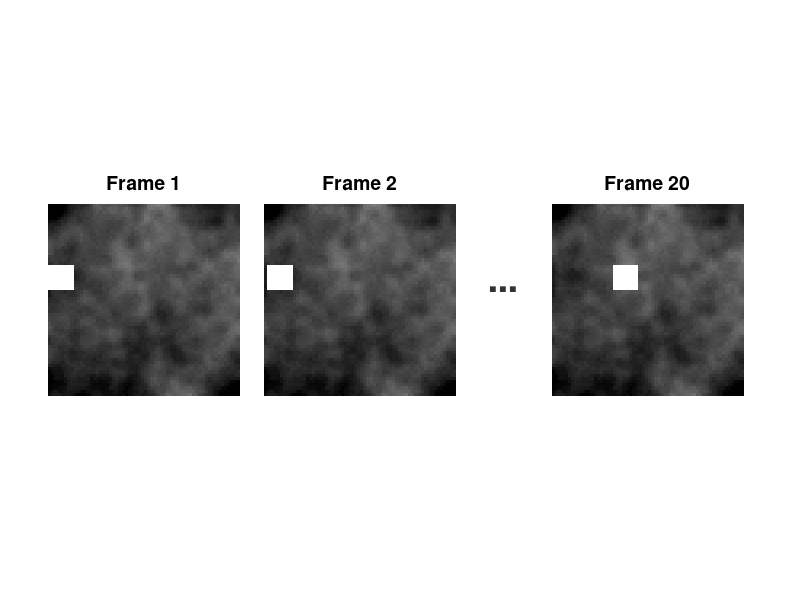

This figure's MATLAB source: (Note: this script raises an error after producing the figure.)
%% ========================================================================
%  FIVE-METHOD FG/BG @ frame 10 (2x5)
%  Methods: FFT-TDMD | Haar-TDMD | Cosine-TDMD | UNF(bcirc) | TTD(bcirc)
% ========================================================================

clear; clc; close all;
rng(1);

%% ---------------- Dimensions ----------------
n = 60; m = 60; T = 20; dt = 1;
r = T-1;
t_show = 10;
t_show = max(1, min(r, t_show));

%% ---------------- Synthetic BG (column-wise Fourier sparse) ----------------
bgBase = 0.25;
Kbg = [3 7 11 17];
ampK = 0.02;
row_phase = 2*pi*rand(n, numel(Kbg));
col_phase = 2*pi*rand(1, numel(Kbg));

%% ---------------- Foreground (moving square) ----------------
sq = 8;
row0 = 20;
col0 = 1;
col_speed = 1;
fgVal = 0.95;

%% ---------------- omega thresholds (BG = omega ~ 0) ----------------
tau_re = 2e-3;
tau_im = 0.02;

%% ---------------- TTD settings ----------------
hasTT = (exist('tt_matrix','file')==2) || (exist('tt_tensor','file')==2);
eps_tt = 1e-14;   % TT approx tolerance

%% 1) Build STATIC background BG (realistic common background)
%    - smooth illumination field (low-frequency)
%    - mild vignetting / gradient
%    - weak texture
%    - small sensor noise

bgBase = 0.25;

% ----- (A) Low-frequency illumination (smooth random field) -----
illum0 = randn(n,m);
h = fspecial('gaussian',[31 31], 7);          % big blur => low-freq
illum = imfilter(illum0, h, 'replicate');
illum = (illum - mean(illum(:))) / (std(illum(:)) + eps);

% ----- (B) Mild vignetting / global gradient -----
[xx,yy] = meshgrid(linspace(-1,1,m), linspace(-1,1,n));
rad = sqrt(xx.^2 + yy.^2);
vign = 1 - 0.25*rad.^2;                       % darker near corners
grad = 0.10*xx + 0.05*yy;                     % gentle tilt illumination

% ----- (C) Weak texture (band-limited noise) -----
tex0 = randn(n,m);
h2 = fspecial('gaussian',[9 9], 1.5);         % smaller blur => mid-freq
tex = imfilter(tex0, h2, 'replicate');
tex = (tex - mean(tex(:))) / (std(tex(:)) + eps);

% ----- Combine -----
BG = bgBase ...
   + 0.08*illum ...
   + 0.04*tex ...
   + 0.08*(vign - mean(vign(:))) ...
   + 0.05*grad;

% ----- (D) Small sensor noise -----
BG = BG + 0.01*randn(n,m);

% clamp to [0,1]
BG = max(0, min(1, BG));

%% 2) Build video V = BG + moving square
V = zeros(n,m,T);
for t = 1:T
    FG = zeros(n,m);

    c1 = col0 + (t-1)*col_speed;
    c1 = max(1, min(m - sq + 1, c1));
    c2 = c1 + sq - 1;

    r1 = max(1, min(n - sq + 1, row0));
    r2 = r1 + sq - 1;

    FG(r1:r2, c1:c2) = fgVal;
    V(:,:,t) = BG + FG;
end
V = max(0, min(1, V));

%% 3) Visualize ORIGINAL frames
figure('Color','w','Position',[100 100 1100 260]);
set(gcf, 'Color', 'w')

idxShow = [1, 2, T];   % T = 20

% layout parameters (journal-style)
ml   = 0.06;   % left margin
wImg = 0.24;   % image width
hImg = 0.70;   % image height
yImg = 0.15;   % vertical position
g    = 0.03;   % gap
wDot = 0.06;   % dots width

% x positions
x1 = ml;
x2 = x1 + wImg + g;
xDots = x2 + wImg + g;
x3 = xDots + wDot + g;

fsTitle = 14;

% -------- Frame 1 --------
ax1 = axes('Position',[x1 yImg wImg hImg]);
imagesc(V(:,:,idxShow(1)));
axis image off; colormap(gray);
title(sprintf('Frame %d', idxShow(1)), 'FontSize', fsTitle);

% -------- Frame 2 --------
ax2 = axes('Position',[x2 yImg wImg hImg]);
imagesc(V(:,:,idxShow(2)));
axis image off;
title(sprintf('Frame %d', idxShow(2)), 'FontSize', fsTitle);

% -------- dots --------
axDots = axes('Position',[xDots yImg+0.30 wDot 0.14]);
text(0.5, 0.5, '...', ...
     'FontSize', 28, ...
     'FontWeight','bold', ...
     'HorizontalAlignment','center', ...
     'VerticalAlignment','middle', ...
     'Color', [0.2 0.2 0.2]);
axis off;

% -------- Frame T --------
ax3 = axes('Position',[x3 yImg wImg hImg]);
imagesc(V(:,:,idxShow(3)));
axis image off;
title(sprintf('Frame %d', idxShow(3)), 'FontSize', fsTitle);

set([ax1,ax2,ax3],'PlotBoxAspectRatio',[1 1 1]);

%% 4) Detrend / prepare data
rowMean = mean(V, 2);                    % n x 1 x T
Vd  = V - repmat(rowMean, 1, m, 1);      % remove per-frame row DC

rowMean_bg = median(rowMean, 3);         % n x 1
BG_row = repmat(rowMean_bg, 1, m, T);    % n x m x T

X = Vd(:,:,1:T-1);
Y = Vd(:,:,2:T);

X_sw = permute(X, [1 3 2]);   % n x r x m
Y_sw = permute(Y, [1 3 2]);   % n x r x m

%% 5) TDMD variants: FFT / Cosine / Haar

% ---- FFT ----
fX_fft = fft(X_sw, [], 3);
fY_fft = fft(Y_sw, [], 3);
[V_bg_fft_detr, ~] = tdmd_fgbg_perbin(fX_fft, fY_fft, 'fft', n, m, T, dt, tau_re, tau_im);

% ---- Cosine (DCT) with padding to suppress reflection ghosts ----
mp = 2^nextpow2(2*m);                 % e.g. 128 when m=60

X_pad = cat(3, X_sw, zeros(n, r, mp-m));
Y_pad = cat(3, Y_sw, zeros(n, r, mp-m));

fX_dct = dct(X_pad, [], 3);
fY_dct = dct(Y_pad, [], 3);

[V_bg_cos_detr_pad_fullT, ~] = tdmd_fgbg_perbin(fX_dct, fY_dct, 'cos', n, mp, T, dt, tau_re, tau_im);

% crop back to original width m
V_bg_cos_detr_fullT = V_bg_cos_detr_pad_fullT(:,1:m,:);   % n x m x T
V_bg_cos_detr = V_bg_cos_detr_fullT(:,:,1:T-1);

% ---- Haar ----
L = 2^nextpow2(m);        % 64
H = haar_orth_matrix(L);

X_pad = cat(3, X_sw, zeros(n, r, L-m));
Y_pad = cat(3, Y_sw, zeros(n, r, L-m));

fX_haar = mode3_matmul(X_pad, H');
fY_haar = mode3_matmul(Y_pad, H');

[V_bg_haar_detr_pad, ~] = tdmd_fgbg_perbin(fX_haar, fY_haar, 'haar', n, L, T, dt, tau_re, tau_im);

% inverse Haar along mode-3
Xbg_haar_tmp = permute(V_bg_haar_detr_pad, [1 3 2]);      % n x T x L
Xbg_haar_tmp = mode3_matmul(Xbg_haar_tmp, H);             % n x T x L
V_bg_haar_detr_pad_fullT = permute(Xbg_haar_tmp, [1 3 2]);% n x L x T
V_bg_haar_detr_fullT = V_bg_haar_detr_pad_fullT(:,1:m,:); % crop
V_bg_haar_detr = V_bg_haar_detr_fullT(:,:,1:T-1);

% ---- Add back row background and form FG ----
V_bg_fft  = real(V_bg_fft_detr(:,:,1:T-1)  + BG_row(:,:,1:T-1));
V_fg_fft  = max(real(V(:,:,1:T-1) - V_bg_fft), 0);

V_bg_cos  = real(V_bg_cos_detr(:,:,1:T-1)  + BG_row(:,:,1:T-1));
V_fg_cos  = max(real(V(:,:,1:T-1) - V_bg_cos), 0);

V_bg_haar = real(V_bg_haar_detr(:,:,1:T-1) + BG_row(:,:,1:T-1));
V_fg_haar = max(real(V(:,:,1:T-1) - V_bg_haar), 0);

%% 6) UNF(bcirc) DMD + BG/FG
if exist('bcirc','file')~=2
    error('Need bcirc() on your path.');
end

Xb = bcirc(X_sw);
Yb = bcirc(Y_sw);

[Ub, Sb, Vb] = svd(Xb, 'econ');
Ab_tilde = Ub' * Yb * Vb * pinv(Sb);
[Wb, Db] = eig(Ab_tilde);
Phib = Ub * Wb;

x1b = bcirc(X_sw(:,1,:));
b_b = pinv(Phib) * x1b;

lam_vals = diag(Db);
omega_unf = log(lam_vals)/dt;
is_bg_unf = (abs(real(omega_unf)) < tau_re) & (abs(imag(omega_unf)) < tau_im);
if ~any(is_bg_unf)
    [~,id] = min(abs(omega_unf));
    is_bg_unf(id) = true;
end
Db_bg = diag(lam_vals .* is_bg_unf);

Xb_bg = zeros(size(Yb));
for t = 1:T-1
    Xb_bg(:, (t-1)*m+1 : t*m) = Phib * (Db_bg^t * b_b);
end

X_bg_unf_detr = zeros(n, m, T-1);
for t = 1:T-1
    X_bg_unf_detr(:,:,t) = Xb_bg((t-1)*n+1:t*n, 1:m);
end

V_bg_unf = real(X_bg_unf_detr + BG_row(:,:,1:T-1));
V_fg_unf = max(real(V(:,:,1:T-1) - V_bg_unf), 0);

%% 7) TTD
if ~hasTT
    warning('TT-Toolbox not found: skipping TTD.');
    V_bg_ttd = nan(n,m,T-1);
    V_fg_ttd = nan(n,m,T-1);
else
    Xb_tt = tt_matrix(Xb, eps_tt);
    Yb_tt = tt_matrix(Yb, eps_tt);
    Xb2 = full(Xb_tt);
    Yb2 = full(Yb_tt);

    [Ub2, Sb2, Vb2] = svd(Xb2, 'econ');
    Ab_tilde2 = Ub2' * Yb2 * Vb2 * pinv(Sb2);
    [Wb2, Db2] = eig(Ab_tilde2);
    Phib2 = Ub2 * Wb2;

    b_b2 = pinv(Phib2) * x1b;

    lam2 = diag(Db2);
    omega2 = log(lam2)/dt;
    is_bg2 = (abs(real(omega2)) < tau_re) & (abs(imag(omega2)) < tau_im);
    if ~any(is_bg2)
        [~,id] = min(abs(omega2));
        is_bg2(id) = true;
    end
    Db_bg2 = diag(lam2 .* is_bg2);

    Xb_bg2 = zeros(size(Yb2));
    for t = 1:T-1
        Xb_bg2(:, (t-1)*m+1 : t*m) = Phib2 * (Db_bg2^t * b_b2);
    end

    X_bg_ttd_detr = zeros(n,m,T-1);
    for t = 1:T-1
        X_bg_ttd_detr(:,:,t) = Xb_bg2((t-1)*n+1:t*n, 1:m);
    end

    V_bg_ttd = real(X_bg_ttd_detr + BG_row(:,:,1:T-1));
    V_fg_ttd = max(real(V(:,:,1:T-1) - V_bg_ttd), 0);
end

%% 8) PLOT: 2 rows x 5 cols at frame t_show
t = t_show;

FGs = { V_fg_fft(:,:,t),  V_fg_haar(:,:,t), V_fg_cos(:,:,t), V_fg_unf(:,:,t), V_fg_ttd(:,:,t) };
BGs = { V_bg_fft(:,:,t),  V_bg_haar(:,:,t), V_bg_cos(:,:,t), V_bg_unf(:,:,t), V_bg_ttd(:,:,t) };
names = {'TDMD(T)','TDMD(W)','TDMD(C)','DMD','TTD-DMD'};

figure('Color','w','Position',[100 100 1650 520]); 
colormap(gray);

for j = 1:5
    subplot(2,5,j);
    imagesc(real(FGs{j}) + 0.25);
    axis image off; 
    set(gca,'CLim',[0 1]);
    title([names{j}, ' FG'], 'Interpreter','none');

    subplot(2,5,5+j);
    imagesc(real(BGs{j}));
    axis image off; 
    set(gca,'CLim',[0 1]);
    title([names{j}, ' BG'], 'Interpreter','none');
end

%% 9) Full reconstruction for 5 methods

% ---- FFT-TDMD ----
V_rec_fft_detr_fullT = tdmd_reconstruct_perbin(fX_fft, fY_fft, 'fft', n, m, T, dt);
V_rec_fft = real(V_rec_fft_detr_fullT(:,:,1:T-1) + BG_row(:,:,1:T-1));

% ---- Cosine-TDMD ----
V_rec_cos_detr_pad_fullT = tdmd_reconstruct_perbin(fX_dct, fY_dct, 'cos', n, mp, T, dt);
V_rec_cos_detr_fullT = V_rec_cos_detr_pad_fullT(:,1:m,:);      % crop
V_rec_cos = real(V_rec_cos_detr_fullT(:,:,1:T-1) + BG_row(:,:,1:T-1));

% ---- Haar-TDMD ----
V_rec_haar_coeff_fullT = tdmd_reconstruct_perbin(fX_haar, fY_haar, 'haar', n, L, T, dt);
Xrec_haar_tmp = permute(V_rec_haar_coeff_fullT, [1 3 2]);         % n x T x L
Xrec_haar_tmp = mode3_matmul(Xrec_haar_tmp, H);                   % inverse Haar
V_rec_haar_detr_pad_fullT = permute(Xrec_haar_tmp, [1 3 2]);      % n x L x T
V_rec_haar_detr_fullT = V_rec_haar_detr_pad_fullT(:,1:m,:);       % crop back
V_rec_haar = real(V_rec_haar_detr_fullT(:,:,1:T-1) + BG_row(:,:,1:T-1));

% ---- UNF(bcirc) ----
Db_all = diag(lam_vals);   % all modes

Xb_rec = zeros(size(Yb));
for t = 1:T-1
    Xb_rec(:, (t-1)*m+1 : t*m) = Phib * (Db_all^t * b_b);
end

X_rec_unf_detr = zeros(n, m, T-1);
for t = 1:T-1
    X_rec_unf_detr(:,:,t) = Xb_rec((t-1)*n+1:t*n, 1:m);
end

V_rec_unf = real(X_rec_unf_detr + BG_row(:,:,1:T-1));

% ---- TTD(bcirc) ----
if ~hasTT
    V_rec_ttd = nan(n,m,T-1);
else
    Db_all2 = diag(lam2);   % all modes

    Xb_rec2 = zeros(size(Yb2));
    for t = 1:T-1
        Xb_rec2(:, (t-1)*m+1 : t*m) = Phib2 * (Db_all2^t * b_b2);
    end

    X_rec_ttd_detr = zeros(n,m,T-1);
    for t = 1:T-1
        X_rec_ttd_detr(:,:,t) = Xb_rec2((t-1)*n+1:t*n, 1:m);
    end

    V_rec_ttd = real(X_rec_ttd_detr + BG_row(:,:,1:T-1));
end

%% 10) Per-frame relative reconstruction error
errs_fft  = zeros(1,T-1);
errs_cos  = zeros(1,T-1);
errs_haar = zeros(1,T-1);
errs_unf  = zeros(1,T-1);
errs_ttd  = zeros(1,T-1);

for t = 1:T-1
    Vt = V(:,:,t);
    denom = norm(Vt,'fro') + eps;

    errs_fft(t)  = norm(V_rec_fft(:,:,t)  - Vt,'fro') / denom;
    errs_cos(t)  = norm(V_rec_cos(:,:,t)  - Vt,'fro') / denom;
    errs_haar(t) = norm(V_rec_haar(:,:,t) - Vt,'fro') / denom;
    errs_unf(t)  = norm(V_rec_unf(:,:,t)  - Vt,'fro') / denom;

    if exist('V_rec_ttd','var') && all(size(V_rec_ttd) == [n,m,T-1])
        errs_ttd(t) = norm(V_rec_ttd(:,:,t) - Vt,'fro') / denom;
    else
        errs_ttd(t) = nan;
    end
end

figure('Color','w','Position',[120 120 900 320]);
plot(1:T-1, errs_fft,  '-o', 'LineWidth',3); hold on;
plot(1:T-1, errs_haar, '-^', 'LineWidth',3);
plot(1:T-1, errs_cos,  '-d', 'LineWidth',3);
plot(1:T-1, errs_unf,  '-x', 'LineWidth',3);
plot(1:T-1, errs_ttd,  '--s', 'LineWidth',3);
grid on;
xlabel('Frame index t');
ylabel('Relative error  ||V_{rec}(:,:,t)-V(:,:,t)||_F / ||V(:,:,t)||_F');
legend({'FFT-TDMD','Haar-TDMD','Cosine-TDMD','UNF(bcirc)','TTD(bcirc)'}, ...
       'Location','northwest');
title('Per-frame reconstruction relative error (5 methods)');

%% ========================================================================
%% LOCAL FUNCTIONS
%% ========================================================================

function [V_bg_detr_fullT, V_fg_fullT] = tdmd_fgbg_perbin(fX, fY, which, n, m3, T, dt, tau_re, tau_im)
r = size(fX,2);
a = min(n, r);

Phi_cell = cell(1,m3);
lam_cell = cell(1,m3);
b_cell   = cell(1,m3);
bgidx_cell = cell(1,m3);

for i = 1:m3
    Xi = fX(:,:,i);
    Yi = fY(:,:,i);
    x1 = Xi(:,1);

    [U,S,Vv] = svd(Xi,'econ');
    k2 = min(a, size(S,1));
    U2 = U(:,1:k2);
    S2 = S(1:k2,1:k2);
    V2 = Vv(:,1:k2);

    Atil = U2' * Yi * V2 * pinv(S2);
    [W,D] = eig(Atil);

    Phi = U2 * W;
    lam = diag(D);
    b   = pinv(Phi) * x1;

    omega = log(lam)/dt;
    bg_idx = find(abs(real(omega)) < tau_re & abs(imag(omega)) < tau_im);
    if isempty(bg_idx)
        [~,id] = min(abs(omega));
        bg_idx = id;
    end

    Phi_cell{i} = Phi;
    lam_cell{i} = lam;
    b_cell{i}   = b;
    bgidx_cell{i} = bg_idx;
end

Zbg = zeros(n, T, m3);
for t = 1:T
    for i = 1:m3
        Phi = Phi_cell{i};
        lam = lam_cell{i};
        b   = b_cell{i};
        idx = bgidx_cell{i};
        Zbg(:,t,i) = Phi(:,idx) * ((lam(idx).^(t-1)) .* b(idx));
    end
end

switch lower(which)
    case 'fft'
        Xbg = real(ifft(Zbg, [], 3));              % n x T x m3
        V_bg_detr_fullT = permute(Xbg, [1 3 2]);   % n x m3 x T

    case 'cos'
        Xbg = real(idct(Zbg, [], 3));              % n x T x m3
        V_bg_detr_fullT = permute(Xbg, [1 3 2]);   % n x m3 x T

    case 'haar'
        % return coeff-domain; caller must inverse using H
        Xbg = Zbg;
        V_bg_detr_fullT = permute(Xbg, [1 3 2]);

    otherwise
        error('Unknown transform type.');
end

V_fg_fullT = zeros(size(V_bg_detr_fullT));
end

function Z = mode3_matmul(X, A)
[n,r,m] = size(X);
X2 = reshape(X, n*r, m);
Z2 = X2 * A;
Z  = reshape(Z2, n, r, m);
end

function H = haar_orth_matrix(L)
p = log2(L);
if abs(p - round(p)) > 1e-12
    error('Haar size must be power of 2.');
end
p = round(p);

H = zeros(L,L);
H(1,:) = 1/sqrt(L);

row = 2;
for j = 0:p-1
    block = 2^(p-j);
    half  = block/2;
    num   = 2^j;
    for k = 0:num-1
        idx = k*block + (1:block);
        H(row, idx(1:half)) =  1/sqrt(block/2);
        H(row, idx(half+1:end)) = -1/sqrt(block/2);
        row = row + 1;
    end
end
end

function V_rec_detr_fullT = tdmd_reconstruct_perbin(fX, fY, which, n, m3, T, dt)
% per-bin TDMD full reconstruction (use ALL modes, not only BG)
% Input fX,fY: n x r x m3
% Output V_rec_detr_fullT: n x m3 x T

r = size(fX,2);
a = min(n, r);

Phi_cell = cell(1,m3);
lam_cell = cell(1,m3);
b_cell   = cell(1,m3);

for i = 1:m3
    Xi = fX(:,:,i);
    Yi = fY(:,:,i);
    x1 = Xi(:,1);

    [U,S,Vv] = svd(Xi,'econ');
    k2 = min(a, size(S,1));
    U2 = U(:,1:k2);
    S2 = S(1:k2,1:k2);
    V2 = Vv(:,1:k2);

    Atil = U2' * Yi * V2 * pinv(S2);
    [W,D] = eig(Atil);

    Phi = U2 * W;
    lam = diag(D);
    b   = pinv(Phi) * x1;

    Phi_cell{i} = Phi;
    lam_cell{i} = lam;
    b_cell{i}   = b;
end

Zrec = zeros(n, T, m3);
for t = 1:T
    for i = 1:m3
        Phi = Phi_cell{i};
        lam = lam_cell{i};
        b   = b_cell{i};
        Zrec(:,t,i) = Phi * ((lam.^(t-1)) .* b);
    end
end

switch lower(which)
    case 'fft'
        Xrec = real(ifft(Zrec, [], 3));             % n x T x m3
        V_rec_detr_fullT = permute(Xrec, [1 3 2]);  % n x m3 x T

    case 'cos'
        Xrec = real(idct(Zrec, [], 3));             % n x T x m3
        V_rec_detr_fullT = permute(Xrec, [1 3 2]);  % n x m3 x T

    case 'haar'
        % return coeff-domain; caller must inverse using H
        V_rec_detr_fullT = permute(Zrec, [1 3 2]);  % n x m3 x T

    otherwise
        error('Unknown transform type.');
end
end
